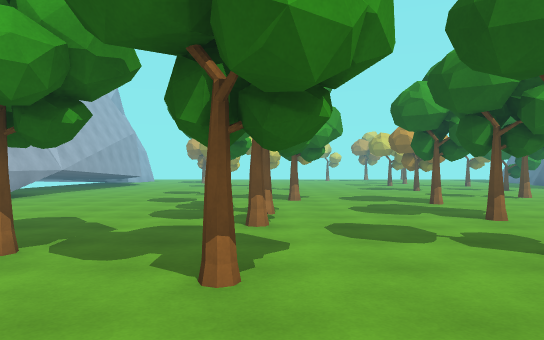
View 1 (above)

18 first-person views from a walk through a scene from a Unity 3-D project. The camera is 1.4 m above the floor, looks level and sees 70° across. The floor is counted in squares, 2 m on a side. Each view is taken from the middle of a square. On the plan, view 1 faces up. The plan holds only what a view shows up to about 11 squares ahead; the rest is blank. The place goes on beyond the plan. The player is left out.

View 2
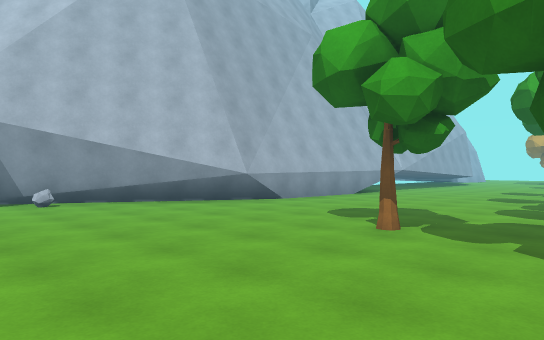

View 3
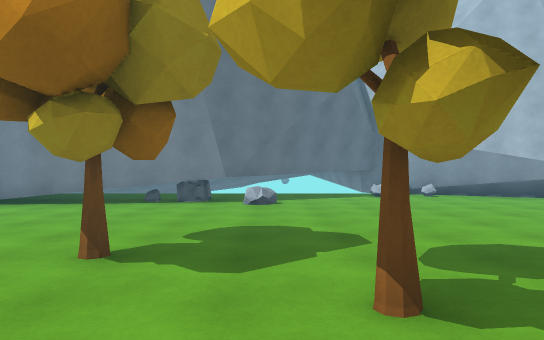

View 4
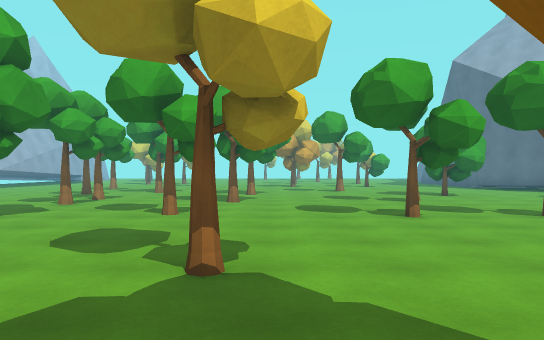

View 5
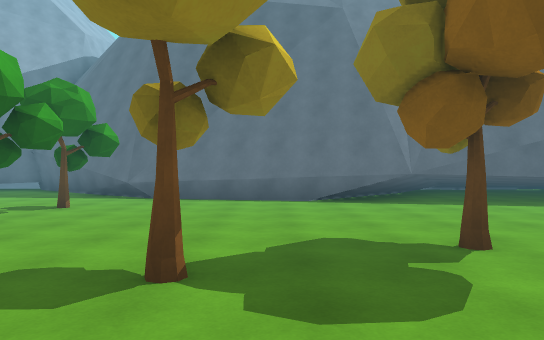

View 6
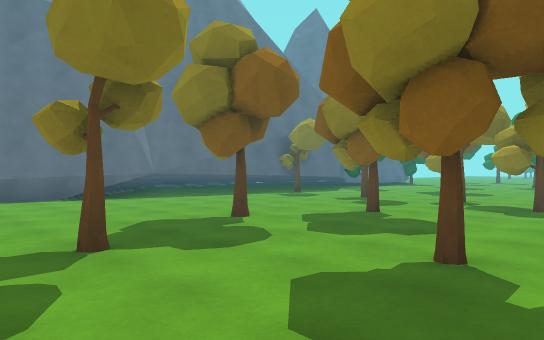

View 7
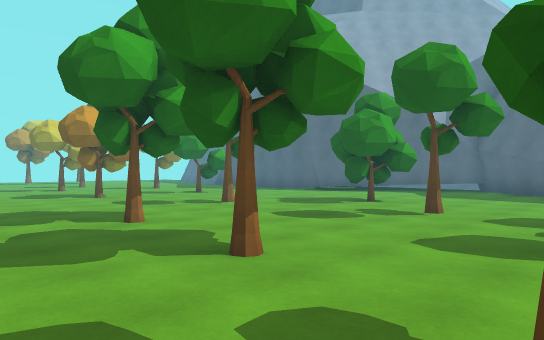

View 8
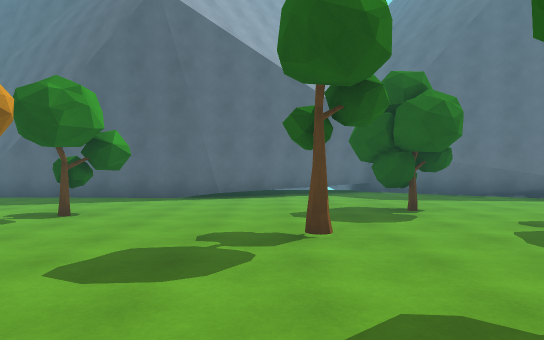

View 9
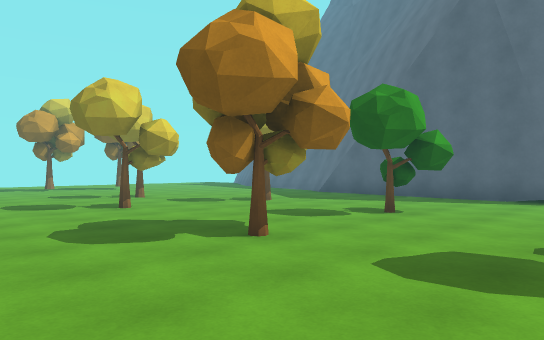

View 10
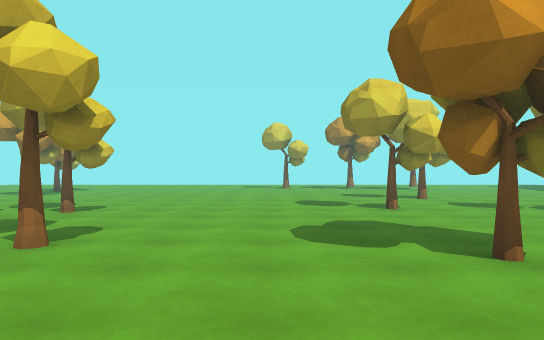

View 11
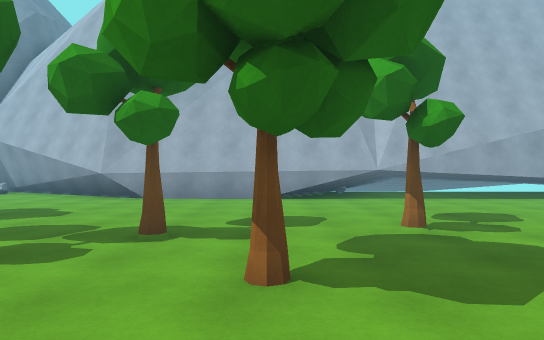

View 12
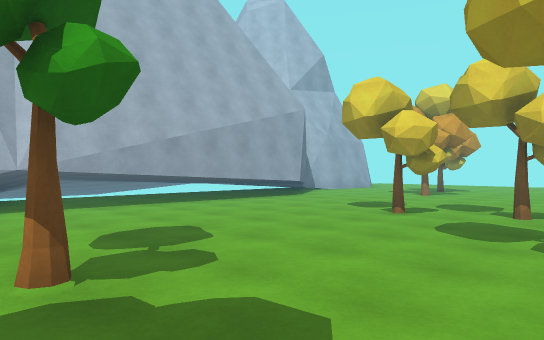

View 13
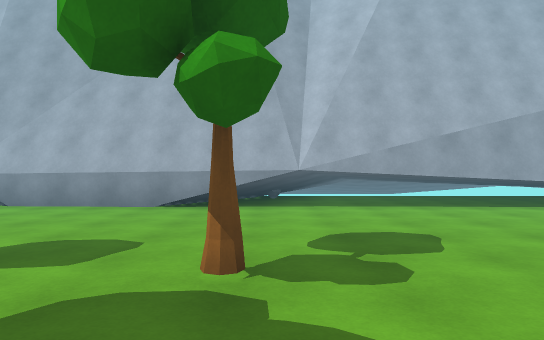

View 14
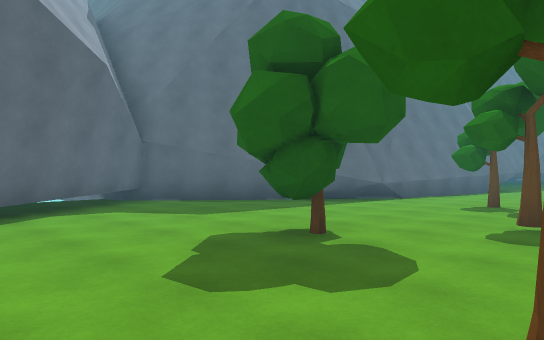

View 15
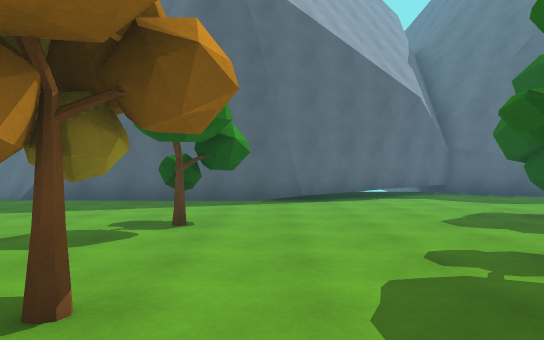

View 16
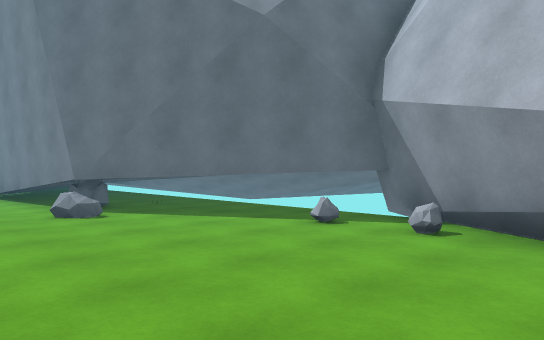

View 17
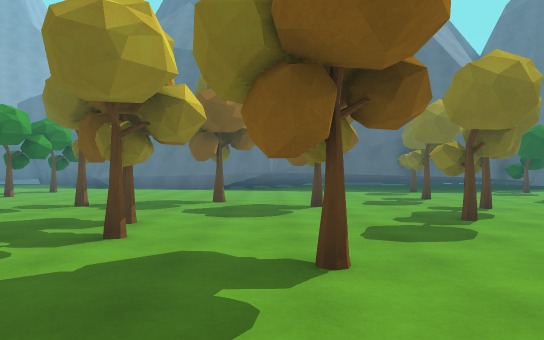

View 18
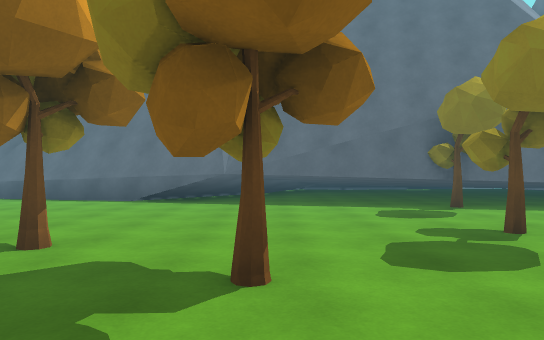

### Floor plan
Key: @ floor where view 1 was taken; # wall or solid block; . floor; T tree; R rock.
Columns run from 11 left of view 1 to 15 right of it. Each row starts with its distance up from view 1.
 18      #............... .##
 17   ####.....T....T...T..#
 16  ####....T.............#
 15  ####..................#
 14  ####.......T..........#
 13  ####...........T..T...#
 12  ####..................#
 11    ##....T.............##
 10     #............T......#
  9     #......#T...........##
  8     #.....T...T.....T....#
  7     #...............T....##
  6     #......T......T......#
  5     #......T..T.........##
  4    ##..................##
  3   ##.....T...T...T.TT.##
  2   #........T..........#
  1   #R..................#
  0  ##R.......@...T.....##
 -1   #..................#
 -2   ##.......TT........#
 -3    ##R..........T....#
 -4 #####.....T...#......##
 -5 ####R..........T.....###
 -6  #####..............####
 -7   ####...  ..T...T..####

Positions as (right, up) in squares from view 1, and headings:
1: (0, 0), facing up
2: (0, -1), facing up-left
3: (2, -3), facing left
4: (4, -3), facing up
5: (1, -1), facing right
6: (0, 1), facing down-right
7: (1, 3), facing up-right
8: (2, 10), facing right
9: (2, 10), facing up-right
10: (3, 10), facing up
11: (3, 9), facing left
12: (1, 10), facing up-left
13: (1, 11), facing left
14: (6, 11), facing down-right
15: (3, 12), facing right
16: (-4, 3), facing down-left
17: (-4, -4), facing right
18: (1, -5), facing right
